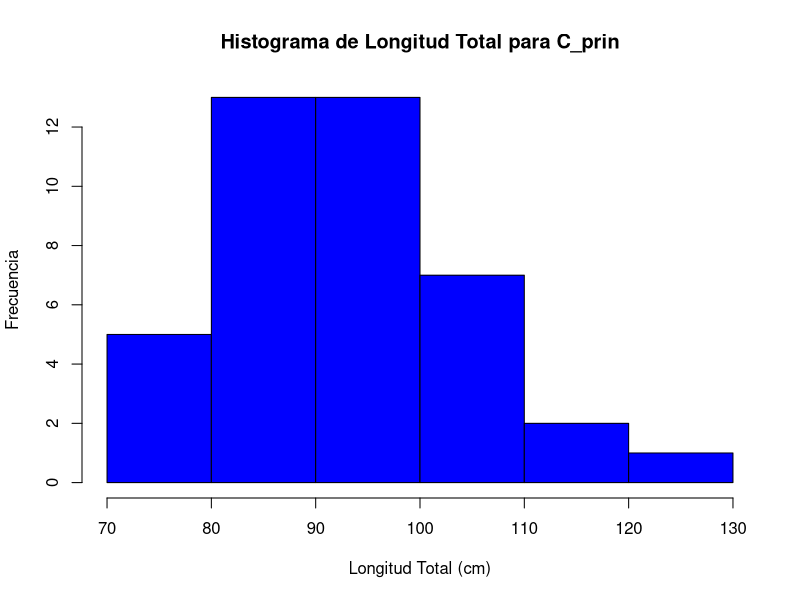
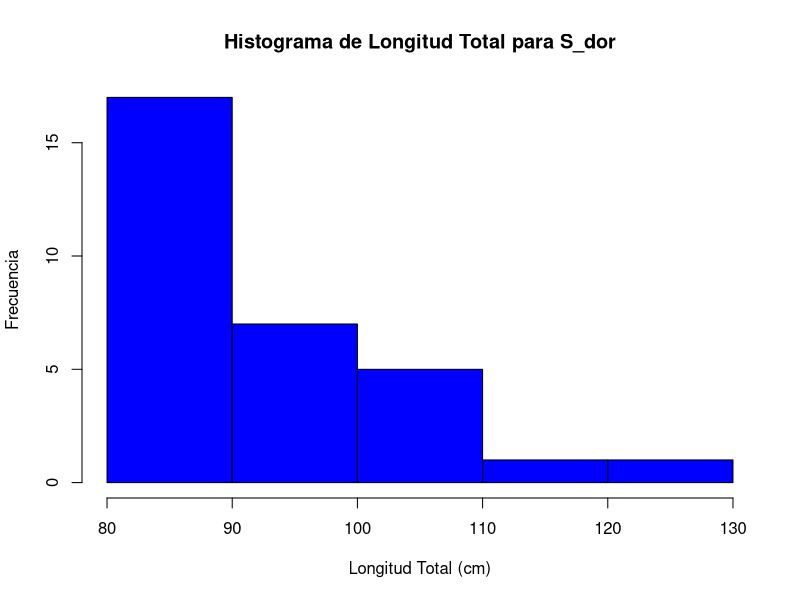
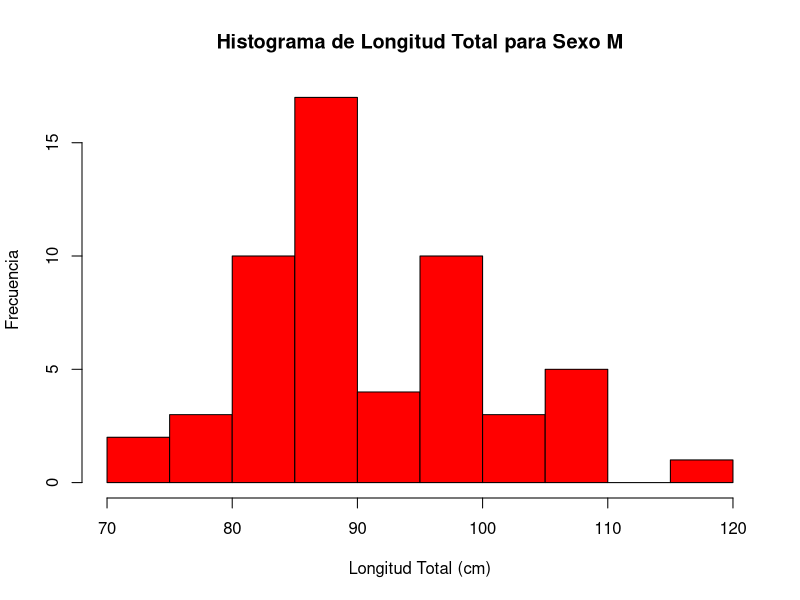
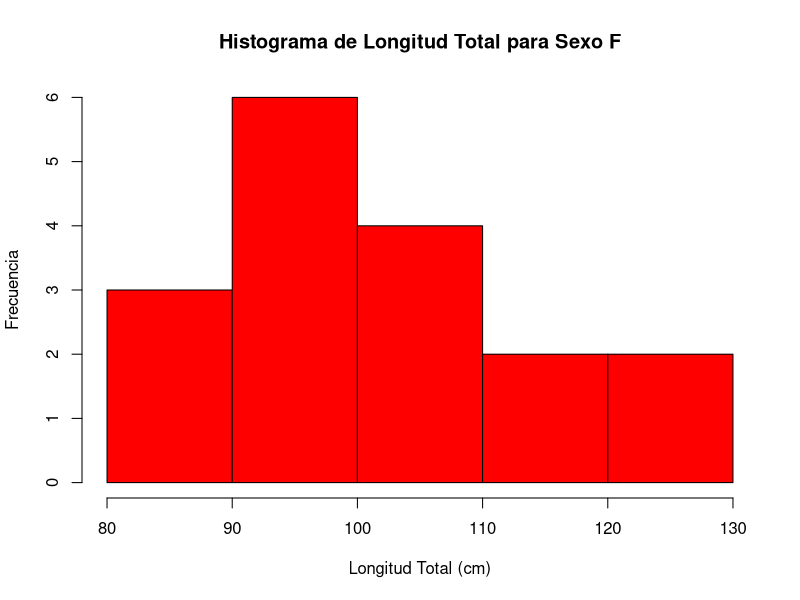

These figures' R source, in order:
#clean space console 

rm(list=ls(all=TRUE)) #limpiar el ambiente 
graphics.off() #quitar todas las figuras que estan en el ambiente 
gc() #eliminar todo el cache 

# Librerias 
library(openxlsx)
library(dplyr)

#Cargar los datos 
Fish <- read.xlsx("Fish_record.xlsx")
kk <- read.xlsx("Fish_record.xlsx", "Turcoparasitos")

Fish2<-read.xlsx("Fish_record.xlsx", "Fish", 10, colNames = FALSE)

unique(Fish$Sp)
unique(Fish$Sex)

# histograma de frecuencia de la longitud total para cada una de las especies
# histograma de frecuencia de la longitud total para cada uno de los sexos
# 
# Estrctura de los datos
# codigo 
# fecha 
# longitud total cm "Tl_cm"
# peso total Kg "TW_kg"
# peso gonada g "GW_g"
# Sexo "Sex"
# Especie "sp"


# Agrupar por especie y extraer la columna de longitud total
Fish_by_species <- Fish %>%
  group_by(Sp) %>%
  select(Sp, TL_cm)

especies <- unique(Fish$Sp)

# Histograma para la primera especie
Fish_species1 <- Fish_by_species %>% filter(Sp =="C_prin") %>% pull(TL_cm)
hist(Fish_species1, 
     main = paste("Histograma de Longitud Total para", especies[1]), 
     xlab = "Longitud Total (cm)", 
     ylab = "Frecuencia", 
     col = "blue")

# Histograma para la segunda especie
Fish_species2 <- Fish_by_species %>% filter(Sp == "S_dor") %>% pull(TL_cm)
hist(Fish_species2, 
     main = paste("Histograma de Longitud Total para", especies[2]), 
     xlab = "Longitud Total (cm)", 
     ylab = "Frecuencia", 
     col = "blue")



# Agrupar por sexo y extraer la columna de longitud total
Fish_by_sex <- Fish %>%
  group_by(Sex) %>%
  select(Sex, TL_cm)

sexos <- unique(Fish$Sex)

# Histograma para el primer sexo
Fish_sex1 <- Fish_by_sex %>% filter(Sex == "M") %>% pull(TL_cm) #Pull es extraer la columna de un DataFrame como un vector 
hist(Fish_sex1, 
     main = paste("Histograma de Longitud Total para Sexo", sexos[1]), 
     xlab = "Longitud Total (cm)", 
     ylab = "Frecuencia", 
     col = "red")

# Histograma para el segundo sexo
Fish_sex2 <- Fish_by_sex %>% filter(Sex == "F") %>% pull(TL_cm)
hist(Fish_sex2, 
     main = paste("Histograma de Longitud Total para Sexo", sexos[2]), 
     xlab = "Longitud Total (cm)", 
     ylab = "Frecuencia", 
     col = "red")